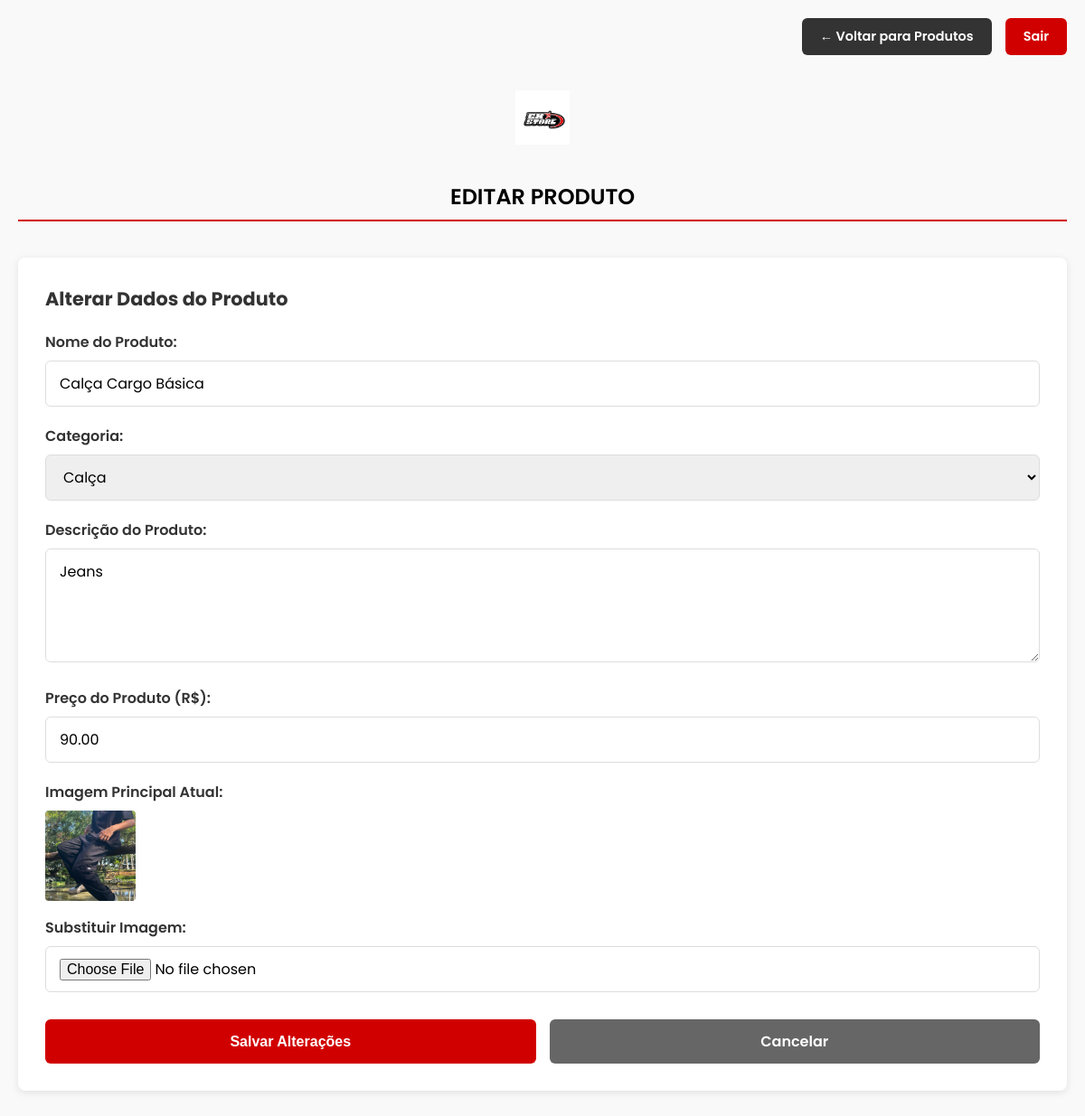
The app's page /admin/edit_produto.php?id=46 (signed in) with its own data.
### tables this page shows
CREATE TABLE IF NOT EXISTS `produto_anuncio` (
  `id` int(11) NOT NULL AUTO_INCREMENT,
  `nome` varchar(128) NOT NULL,
  `descricao` text DEFAULT NULL,
  `imagem` varchar(255) DEFAULT NULL,
  `fk_categoria_id` int(11) DEFAULT NULL,
  `preco` decimal(10,2) DEFAULT NULL,
  `status` tinytext DEFAULT '1',
  `ativo` tinyint(1) NOT NULL DEFAULT 1,
  PRIMARY KEY (`id`),
  KEY `FK_produto_anuncio_categoria` (`fk_categoria_id`),
  CONSTRAINT `FK_produto_anuncio_categoria` FOREIGN KEY (`fk_categoria_id`) REFERENCES `categoria` (`id`) ON DELETE NO ACTION ON UPDATE NO ACTION
);

### classes/Produto.php (called while the page is built, shortened)
<?php
class Produto
{
    private $conn;
    private $tabela_produto = "produto_anuncio";
    public $id;
    public function __construct($db)
    {
        $this->conn = $db;
    }
    public function buscaID()
    {
        $query = "SELECT p.*, c.nome as nome_categoria FROM " . $this->tabela_produto . " p LEFT JOIN categoria c ON p.fk_categoria_id = c.id WHERE p.id = ? LIMIT 1";
        $stmt = $this->conn->prepare($query);
        $stmt->bind_param("i", $this->id);
        $stmt->execute();
        $res = $stmt->get_result();
        if ($res->num_rows == 1) {
            $row = $res->fetch_assoc();
            return $row;
        }
        return false;
    }
}

### classes/Categoria.php (called while the page is built, shortened)
<?php
class Categoria
{
    private $conn;
    private $tabela_categoria = "categoria";
    public function __construct($db)
    {
        $this->conn = $db;
    }
    public function listar()
    {
        $query = "SELECT * FROM " . $this->tabela_categoria . " WHERE ativo = TRUE ORDER BY nome";
        $stmt = $this->conn->prepare($query);
        $stmt->execute();
        $resultado = $stmt->get_result();
        return $resultado;
    }
}

### admin/edit_produto.php (the view, shortened to what this page needs)
<?php
require_once('../classes/Produto.php');
require_once('../classes/Categoria.php');
$mensagens = include('../config/mensagens.php');
if ($_SERVER["REQUEST_METHOD"] == 'GET') {
    $database = new Database();
    $db = $database->getConnection();
    $produto = new Produto($db);
    $categoria = new Categoria($db);
    $res = false;
    $lista_categoria = $categoria->listar();
    if (!empty($_GET['id'])) {
        $produto->id = $_GET['id'];
        $res = $produto->buscaID();
    } else {
        $_SESSION['msg_erro'] = $mensagens['id_vazio'];
        header("Location: produtos.php");
        exit();
    }
}
?>
<!DOCTYPE html>
<html lang="pt-BR">
<head>
    <link rel="stylesheet" href="../assets/css/edit_produto.css" />
</head>
<body>
    <header>
        <img src="../assets/imagens/Logo.jpg" alt="CX Store Logo" />
    </header>
    <div class="top-nav">
        <a href="produtos.php" class="btn-voltar">← Voltar para Produtos</a>
        <a href="../logout.php" class="btn-sair">Sair</a>
    </div>
    <h2>EDITAR PRODUTO</h2>
    <section class="form-container">
        <h3>Alterar Dados do Produto</h3>
        <form action="processa_edit_produto.php" method="POST" enctype="multipart/form-data">
            <div class="form-group">
                <label for="nome">Nome do Produto:</label>
                <input type="text" id="nome" name="nome" value="<?= htmlspecialchars($res['nome']) ?>" placeholder="Ex: Camiseta Básica" required>
            </div>
            <div class="form-group">
                <label for="categoria_produto">Categoria:</label>
                <select name="fk_categoria_id" id="categoria_produto" required>
                    <?php
                    if ($lista_categoria->num_rows > 0) {
                        while ($cat = $lista_categoria->fetch_assoc()) {
                            $selected = ($cat['id'] == $res['fk_categoria_id']) ? 'selected' : '';
                            echo '<option value="' . $cat['id'] . '" ' . $selected . '>';
                            echo htmlspecialchars($cat['nome']);
                            echo '</option>';
                        }
                    } else {
                        echo '<option value="" disabled selected>Nenhuma categoria cadastrada</option>';
                    }
                    ?>
                </select>
            </div>
            <div class="form-group">
                <label for="descricao">Descrição do Produto:</label>
                <textarea id="descricao" name="descricao" rows="4" placeholder="Descreva o produto..."><?= htmlspecialchars($res['descricao']) ?></textarea>
            </div>
            <div class="form-group">
                <label for="preco">Preço do Produto (R$):</label>
                <input type="number" step="0.01" id="preco" name="preco" value="<?= number_format($res['preco'], 2, '.', '') ?>" placeholder="Ex: 49.90" required>
            </div>
            <div class="form-group">
                <label for="imagem_atual">Imagem Principal Atual:</label>
                <?php if (!empty($res['imagem'])): ?>
                    <img src="../assets/uploads/<?= htmlspecialchars($res['imagem']) ?>" alt="Imagem atual do produto" style="width: 100px; height: 100px; object-fit: cover; border-radius: 4px; margin-bottom: 10px;">
                <?php else: ?>
                    <p>Nenhuma imagem principal cadastrada.</p>
                    <input type="hidden" name="imagem_existente" value="">
                <?php endif; ?>
                <label for="nova_imagem">Substituir Imagem:</label>
                <input type="file" id="nova_imagem" name="nova_imagem" accept="image/*">
            </div>
            <div class="btn-group">
                <button type="submit" class="btn-adicionar">Salvar Alterações</button>
                <a href="produtos.php" class="btn-cancelar">Cancelar</a>
            </div>
        </form>
    </section>
</body>
</html>

### assets/css/edit_produto.css (style rules this page uses)
body { font-family: 'Poppins', sans-serif; margin: 0 auto; max-width: 1200px; padding: 20px; box-sizing: border-box; background-color: #f9f9f9; }
header { display: flex; justify-content: center; margin-bottom: 20px; padding-top: 80px; }
header img { height: 60px; max-width: 100%; }
.top-nav { position: fixed; top: 20px; right: 20px; display: flex; gap: 15px; z-index: 1000; }
.btn-voltar, .btn-sair { background-color: #333; color: white; text-decoration: none; padding: 10px 20px; border-radius: 6px; font-weight: 600; font-size: 0.9em; transition: background-color 0.3s ease; }
.btn-sair { background-color: #d10000; }
h2 { text-align: center; border-bottom: 2px solid #d10000; display: inline-block; font-weight: 600; margin: 40px auto 40px auto; padding-bottom: 8px; width: auto; display: block; }
.form-container { background-color: white; padding: 30px; border-radius: 8px; box-shadow: 0 2px 8px rgba(0,0,0,0.1); margin-bottom: 40px; }
.form-container h3 { margin-top: 0; color: #333; font-size: 1.3em; margin-bottom: 20px; }
.form-group { margin-bottom: 20px; }
.form-group label { display: block; margin-bottom: 8px; font-weight: 600; color: #333; }
.form-group input, .form-group select, .form-group textarea { width: 100%; padding: 12px 15px; border: 1px solid #ddd; border-radius: 6px; font-size: 1em; font-family: 'Poppins', sans-serif; box-sizing: border-box; transition: border-color 0.3s ease; }
.form-group textarea { resize: vertical; min-height: 100px; }
.btn-group { display: flex; gap: 15px; margin-top: 30px; }
.btn-adicionar { background-color: #d10000; color: white; border: none; padding: 12px 30px; border-radius: 6px; font-weight: 600; font-size: 1em; cursor: pointer; transition: background-color 0.3s ease; flex: 1; }
.btn-cancelar { background-color: #666; color: white; text-decoration: none; padding: 12px 30px; border-radius: 6px; font-weight: 600; font-size: 1em; cursor: pointer; transition: background-color 0.3s ease; flex: 1; text-align: center; display: flex; align-items: center; justify-content: center; }

### records on screen
produto_anuncio: nome "Calça Cargo Básica", descricao "Jeans", preco "90.00", imagem (picture)

### other values on screen
form field fk_categoria_id "Calça"
